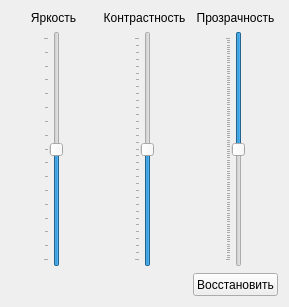
<?xml version="1.0" encoding="UTF-8"?>
<ui version="4.0">
 <class>PropertyClass</class>
 <widget class="QWidget" name="PropertyClass">
  <property name="geometry">
   <rect>
    <x>0</x>
    <y>0</y>
    <width>289</width>
    <height>307</height>
   </rect>
  </property>
  <property name="sizePolicy">
   <sizepolicy hsizetype="Expanding" vsizetype="Expanding">
    <horstretch>0</horstretch>
    <verstretch>0</verstretch>
   </sizepolicy>
  </property>
  <property name="minimumSize">
   <size>
    <width>289</width>
    <height>307</height>
   </size>
  </property>
  <property name="maximumSize">
   <size>
    <width>289</width>
    <height>307</height>
   </size>
  </property>
  <property name="windowTitle">
   <string>Свойства</string>
  </property>
  <layout class="QGridLayout" name="gridLayout_5">
   <item row="0" column="0" rowspan="2">
    <layout class="QGridLayout" name="gridLayout" rowstretch="0,0,0">
     <item row="1" column="1" rowspan="2">
      <widget class="QSlider" name="brightSlider">
       <property name="sizePolicy">
        <sizepolicy hsizetype="Fixed" vsizetype="Expanding">
         <horstretch>0</horstretch>
         <verstretch>0</verstretch>
        </sizepolicy>
       </property>
       <property name="minimum">
        <number>-8</number>
       </property>
       <property name="maximum">
        <number>8</number>
       </property>
       <property name="pageStep">
        <number>1</number>
       </property>
       <property name="orientation">
        <enum>Qt::Vertical</enum>
       </property>
       <property name="tickPosition">
        <enum>QSlider::TicksAbove</enum>
       </property>
      </widget>
     </item>
     <item row="1" column="0" rowspan="2">
      <spacer name="horizontalSpacer">
       <property name="orientation">
        <enum>Qt::Horizontal</enum>
       </property>
       <property name="sizeHint" stdset="0">
        <size>
         <width>40</width>
         <height>20</height>
        </size>
       </property>
      </spacer>
     </item>
     <item row="1" column="2" rowspan="2">
      <spacer name="horizontalSpacer_2">
       <property name="orientation">
        <enum>Qt::Horizontal</enum>
       </property>
       <property name="sizeHint" stdset="0">
        <size>
         <width>40</width>
         <height>20</height>
        </size>
       </property>
      </spacer>
     </item>
     <item row="0" column="0" colspan="3">
      <widget class="QLabel" name="brightLabel">
       <property name="sizePolicy">
        <sizepolicy hsizetype="Expanding" vsizetype="Fixed">
         <horstretch>0</horstretch>
         <verstretch>0</verstretch>
        </sizepolicy>
       </property>
       <property name="text">
        <string>Яркость</string>
       </property>
       <property name="alignment">
        <set>Qt::AlignCenter</set>
       </property>
      </widget>
     </item>
    </layout>
   </item>
   <item row="0" column="1" rowspan="2">
    <layout class="QGridLayout" name="gridLayout_3">
     <item row="1" column="1">
      <widget class="QSlider" name="contrastSlider">
       <property name="sizePolicy">
        <sizepolicy hsizetype="Fixed" vsizetype="Expanding">
         <horstretch>0</horstretch>
         <verstretch>0</verstretch>
        </sizepolicy>
       </property>
       <property name="minimum">
        <number>-16</number>
       </property>
       <property name="maximum">
        <number>16</number>
       </property>
       <property name="pageStep">
        <number>1</number>
       </property>
       <property name="orientation">
        <enum>Qt::Vertical</enum>
       </property>
       <property name="tickPosition">
        <enum>QSlider::TicksAbove</enum>
       </property>
      </widget>
     </item>
     <item row="0" column="0" colspan="3">
      <widget class="QLabel" name="contrastLabel">
       <property name="sizePolicy">
        <sizepolicy hsizetype="Expanding" vsizetype="Fixed">
         <horstretch>0</horstretch>
         <verstretch>0</verstretch>
        </sizepolicy>
       </property>
       <property name="text">
        <string>Контрастность</string>
       </property>
       <property name="alignment">
        <set>Qt::AlignCenter</set>
       </property>
      </widget>
     </item>
     <item row="1" column="0">
      <spacer name="horizontalSpacer_3">
       <property name="orientation">
        <enum>Qt::Horizontal</enum>
       </property>
       <property name="sizeHint" stdset="0">
        <size>
         <width>40</width>
         <height>20</height>
        </size>
       </property>
      </spacer>
     </item>
     <item row="1" column="2">
      <spacer name="horizontalSpacer_4">
       <property name="orientation">
        <enum>Qt::Horizontal</enum>
       </property>
       <property name="sizeHint" stdset="0">
        <size>
         <width>40</width>
         <height>20</height>
        </size>
       </property>
      </spacer>
     </item>
    </layout>
   </item>
   <item row="0" column="2" rowspan="2">
    <layout class="QGridLayout" name="gridLayout_4">
     <item row="1" column="1">
      <widget class="QSlider" name="transparentSlider">
       <property name="sizePolicy">
        <sizepolicy hsizetype="Fixed" vsizetype="Expanding">
         <horstretch>0</horstretch>
         <verstretch>0</verstretch>
        </sizepolicy>
       </property>
       <property name="maximum">
        <number>100</number>
       </property>
       <property name="pageStep">
        <number>1</number>
       </property>
       <property name="sliderPosition">
        <number>50</number>
       </property>
       <property name="orientation">
        <enum>Qt::Vertical</enum>
       </property>
       <property name="invertedAppearance">
        <bool>true</bool>
       </property>
       <property name="invertedControls">
        <bool>true</bool>
       </property>
       <property name="tickPosition">
        <enum>QSlider::TicksAbove</enum>
       </property>
      </widget>
     </item>
     <item row="0" column="0" colspan="3">
      <widget class="QLabel" name="transparentLabel">
       <property name="sizePolicy">
        <sizepolicy hsizetype="Expanding" vsizetype="Fixed">
         <horstretch>0</horstretch>
         <verstretch>0</verstretch>
        </sizepolicy>
       </property>
       <property name="text">
        <string>Прозрачность</string>
       </property>
       <property name="alignment">
        <set>Qt::AlignCenter</set>
       </property>
      </widget>
     </item>
     <item row="1" column="0">
      <spacer name="horizontalSpacer_5">
       <property name="orientation">
        <enum>Qt::Horizontal</enum>
       </property>
       <property name="sizeHint" stdset="0">
        <size>
         <width>40</width>
         <height>20</height>
        </size>
       </property>
      </spacer>
     </item>
     <item row="1" column="2">
      <spacer name="horizontalSpacer_6">
       <property name="orientation">
        <enum>Qt::Horizontal</enum>
       </property>
       <property name="sizeHint" stdset="0">
        <size>
         <width>40</width>
         <height>20</height>
        </size>
       </property>
      </spacer>
     </item>
    </layout>
   </item>
   <item row="2" column="2">
    <widget class="QPushButton" name="defaultPushButton">
     <property name="sizePolicy">
      <sizepolicy hsizetype="Expanding" vsizetype="Fixed">
       <horstretch>0</horstretch>
       <verstretch>0</verstretch>
      </sizepolicy>
     </property>
     <property name="maximumSize">
      <size>
       <width>93</width>
       <height>23</height>
      </size>
     </property>
     <property name="text">
      <string>Восстановить</string>
     </property>
    </widget>
   </item>
  </layout>
 </widget>
 <layoutdefault spacing="6" margin="11"/>
 <resources/>
 <connections/>
</ui>
